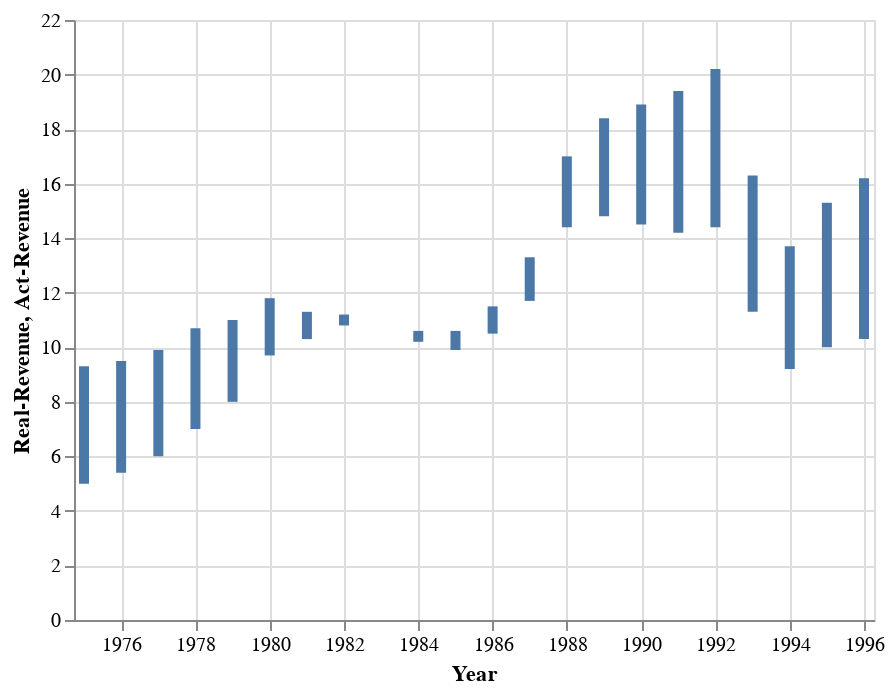

Source (notebook cell):
### Code cell
alt.Chart(data).mark_bar().encode(x='Year:T',  y='Real-Revenue', y2='Act-Revenue')

### Figure 1 — Vega-Lite specification as saved in the notebook (floating-point values rounded to 4 significant figures)
{"config": {"view": {"continuousWidth": 400, "continuousHeight": 300}}, "data": {"name": "data-e85553bf9b73d4da9895a4c68afef039"}, "mark": "bar", "encoding": {"x": {"type": "temporal", "field": "Year"}, "y": {"type": "quantitative", "field": "Real-Revenue"}, "y2": {"field": "Act-Revenue"}}, "$schema": "https://vega.github.io/schema/vega-lite/v4.8.1.json", "datasets": {"data-e85553bf9b73d4da9895a4c68afef039": [{"Year": "1975", "Coded Year": 0, "Act-Revenue": 5.0, "CPI-U": 53.8, "Real-Revenue": 9.3}, {"Year": "1976", "Coded Year": 1, "Act-Revenue": 5.4, "CPI-U": 56.9, "Real-Revenue": 9.5}, {"Year": "1977", "Coded Year": 2, "Act-Revenue": 6.0, "CPI-U": 60.6, "Real-Revenue": 9.9}, {"Year": "1978", "Coded Year": 3, "Act-Revenue": 7.0, "CPI-U": 65.2, "Real-Revenue": 10.7}, {"Year": "1979", "Coded Year": 4, "Act-Revenue": 8.0, "CPI-U": 72.6, "Real-Revenue": 11.0}, {"Year": "1980", "Coded Year": 5, "Act-Revenue": 9.7, "CPI-U": 82.4, "Real-Revenue": 11.8}, {"Year": "1981", "Coded Year": 6, "Act-Revenue": 10.3, "CPI-U": 90.9, "Real-Revenue": 11.3}, {"Year": "1982", "Coded Year": 7, "Act-Revenue": 10.8, "CPI-U": 96.5, "Real-Revenue": 11.2}, {"Year": "1983", "Coded Year": 8, "Act-Revenue": 10.2, "CPI-U": 99.6, "Real-Revenue": 10.2}, {"Year": "1984", "Coded Year": 9, "Act-Revenue": 10.6, "CPI-U": 103.9, "Real-Revenue": 10.2}, {"Year": "1985", "Coded Year": 10, "Act-Revenue": 10.6, "CPI-U": 107.6, "Real-Revenue": 9.9}, {"Year": "1986", "Coded Year": 11, "Act-Revenue": 11.5, "CPI-U": 109.6, "Real-Revenue": 10.5}, {"Year": "1987", "Coded Year": 12, "Act-Revenue": 13.3, "CPI-U": 113.6, "Real-Revenue": 11.7}, {"Year": "1988", "Coded Year": 13, "Act-Revenue": 17.0, "CPI-U": 118.3, "Real-Revenue": 14.4}, {"Year": "1989", "Coded Year": 14, "Act-Revenue": 18.4, "CPI-U": 124.0, "Real-Revenue": 14.8}, {"Year": "1990", "Coded Year": 15, "Act-Revenue": 18.9, "CPI-U": 130.7, "Real-Revenue": 14.5}, {"Year": "1991", "Coded Year": 16, "Act-Revenue": 19.4, "CPI-U": 136.2, "Real-Revenue": 14.2}, {"Year": "1992", "Coded Year": 17, "Act-Revenue": 20.2, "CPI-U": 140.3, "Real-Revenue": 14.4}, {"Year": "1993", "Coded Year": 18, "Act-Revenue": 16.3, "CPI-U": 144.5, "Real-Revenue": 11.3}, {"Year": "1994", "Coded Year": 19, "Act-Revenue": 13.7, "CPI-U": 148.2, "Real-Revenue": 9.2}, {"Year": "1995", "Coded Year": 20, "Act-Revenue": 15.3, "CPI-U": 152.4, "Real-Revenue": 10.0}, {"Year": "1996", "Coded Year": 21, "Act-Revenue": 16.2, "CPI-U": 156.9, "Real-Revenue": 10.3}]}}
